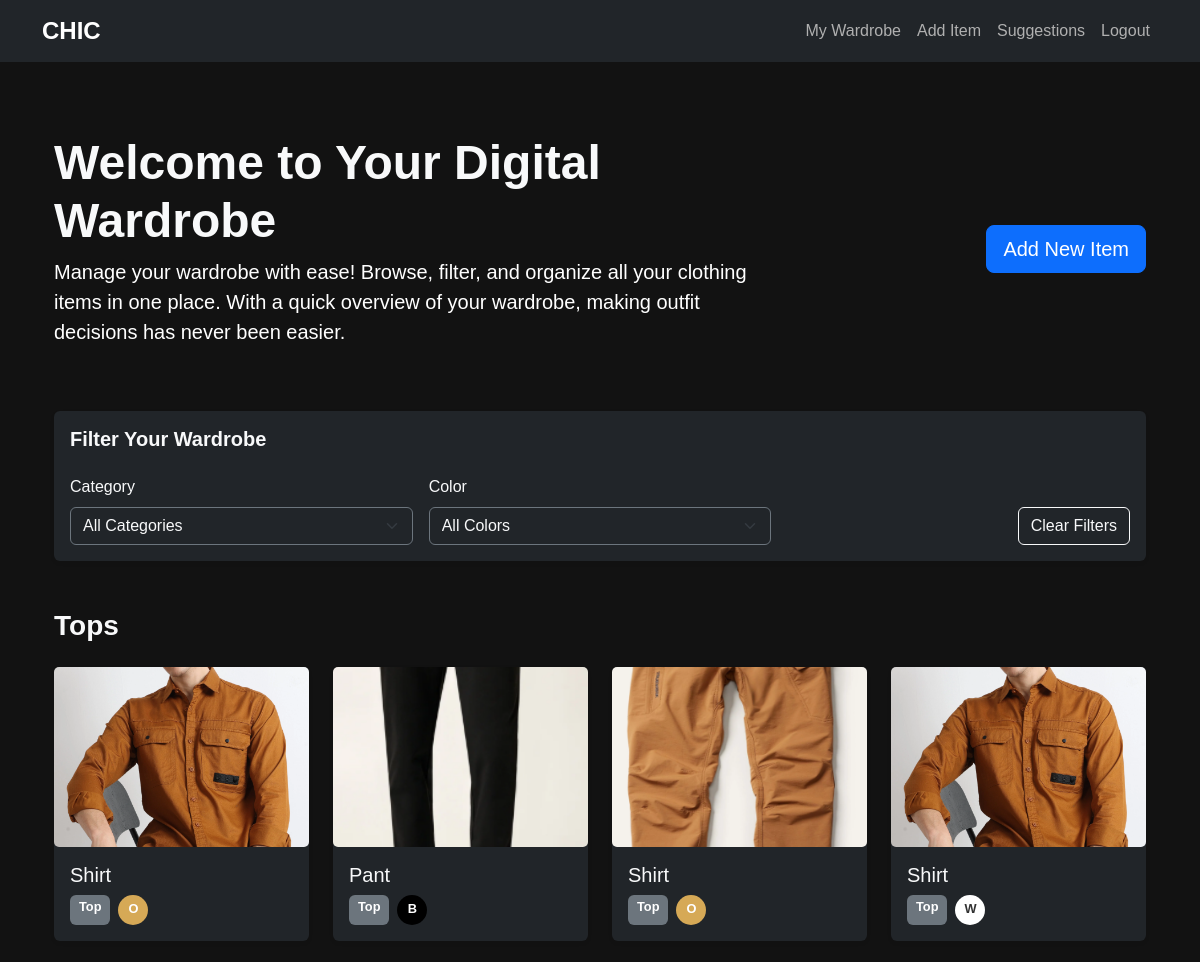
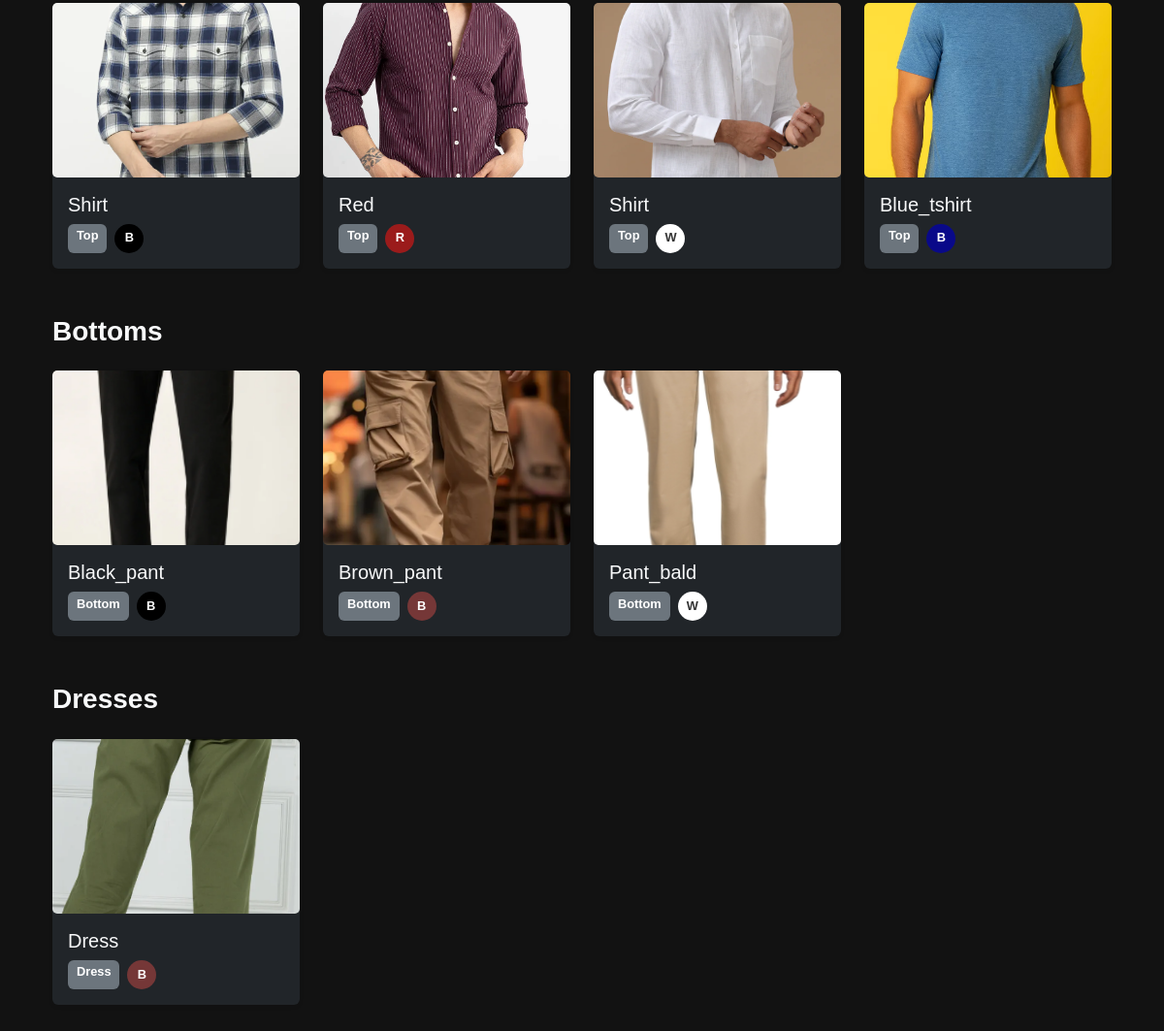
The page /wardrobe (signed in) on the database its author committed (2 pictures, top to bottom).
### simple-wardrobe-app.py (models this page shows)
class ClothingItem(db.Model):
    id = db.Column(db.Integer, primary_key=True)
    name = db.Column(db.String(100), nullable=False)
    category = db.Column(db.String(50), nullable=False)
    color = db.Column(db.String(50), nullable=False)
    image_path = db.Column(db.String(200))
    user_id = db.Column(db.Integer, db.ForeignKey('user.id'), nullable=False)

### simple-wardrobe-app.py (the view)
@app.route('/wardrobe')
@login_required
def wardrobe():
    category_filter = request.args.get('category', 'all')
    color_filter = request.args.get('color', 'all')
    query = ClothingItem.query.filter_by(user_id=current_user.id)
    if category_filter != 'all':
        query = query.filter_by(category=category_filter)
    if color_filter != 'all':
        query = query.filter_by(color=color_filter)
    items = query.all()
    categorized_items = {
        'top': [],
        'bottom': [],
        'dress': [],
        'outerwear': [],
        'shoes': [],
        'other': []
    }
    all_colors = set()
    for item in items:
        categorized_items[item.category].append(item)
        all_colors.add(item.color)
    return render_template('wardrobe.html',
                         categorized_items=categorized_items,
                         all_colors=sorted(list(all_colors)),
                         current_category=category_filter,
                         current_color=color_filter)

### simple-wardrobe-app.py (called while the page is built)
@login_manager.user_loader
def load_user(user_id):
    return User.query.get(int(user_id))

### templates/wardrobe.html (shortened to what this page needs)
{% extends "base.html" %}
{% block content %}
<div class="container-fluid py-5">
    <div class="row mb-5">
        <div class="col-lg-8">
            <h1 class="fw-bold display-5 text-light">Welcome to Your Digital Wardrobe</h1>
            <p class="lead text-white">
                Manage your wardrobe with ease! Browse, filter, and organize all your clothing items in one place.
                With a quick overview of your wardrobe, making outfit decisions has never been easier.
            </p>
        </div>
        <div class="col-lg-4 text-end align-self-center">
            <a href="{{ url_for('add_item') }}" class="btn btn-primary btn-lg">Add New Item</a>
        </div>
    </div>
    <div class="row mb-5">
        <div class="col-12">
            <div class="card border-0 shadow-sm bg-dark">
                <div class="card-body">
                    <h5 class="card-title fw-bold mb-4 text-light">Filter Your Wardrobe</h5>
                    <form action="{{ url_for('wardrobe') }}" method="get" class="row g-3 align-items-end">
                        <div class="col-md-4">
                            <label class="form-label text-light">Category</label>
                            <select name="category" class="form-select bg-dark text-light border-secondary" onchange="this.form.submit()">
                                <option value="all" {% if current_category == 'all' %}selected{% endif %}>All Categories</option>
                            </select>
                        </div>
                        <div class="col-md-4">
                            <label class="form-label text-light">Color</label>
                            <select name="color" class="form-select bg-dark text-light border-secondary" onchange="this.form.submit()">
                                <option value="all" {% if current_color == 'all' %}selected{% endif %}>All Colors</option>
                            </select>
                        </div>
                        <div class="col-md-4 text-end">
                            <a href="{{ url_for('wardrobe') }}" class="btn btn-outline-light">Clear Filters</a>
                        </div>
                    </form>
                </div>
            </div>
        </div>
    </div>
    {% set categories = [
        ('top', 'Tops'),
        ('bottom', 'Bottoms'),
        ('dress', 'Dresses'),
        ('outerwear', 'Outerwear'),
        ('shoes', 'Shoes'),
        ('other', 'Other')
    ] %}
    {% for category_id, category_name in categories %}
        {% if categorized_items[category_id] %}
            <div class="mb-5">
                <h3 class="fw-semibold text-light mb-4">{{ category_name }}</h3>
                <div class="row g-4">
                    {% for item in categorized_items[category_id] %}
                        <div class="col-6 col-md-4 col-lg-3">
                            <div class="card h-100 shadow-sm border-0 bg-dark">
                                <div class="card-img-wrapper" style="height: 180px; overflow: hidden;">
                                    <img src="{{ url_for('static', filename='uploads/' + item.image_path) }}"
                                         class="card-img-top h-100 w-100"
                                         style="object-fit: cover;"
                                         alt="{{ item.name }}">
                                </div>
                                <div class="card-body">
                                    <h5 class="card-title text-light">{{ item.name|title }}</h5>
                                    <div class="d-flex gap-2">
                                        <span class="badge bg-secondary">{{ item.category|title }}</span>
                                        <span class="badge rounded-circle"
                                              style="background-color: {{ item.color }};
                                                     filter: saturate(50%);
                                                     color: {% if item.color in ['white', 'yellow', 'beige', 'light blue', 'light green'] %}#333333{% else %}#ffffff{% endif %};
                                                     width: 30px;
                                                     height: 30px;
                                                     display: inline-flex;
                                                     align-items: center;
                                                     justify-content: center;">
                                            {{ item.color[0]|upper }}
                                        </span>
                                    </div>
                                </div>
                            </div>
                        </div>
                    {% endfor %}
                </div>
            </div>
        {% endif %}
    {% endfor %}
</div>
{% endblock %}

### templates/base.html (style rules this page uses)
body { background-color: #121212; color: #e0e0e0; font-family: Arial, sans-serif; }
.card { box-shadow: 0 2px 8px rgba(255, 255, 255, 0.1); transition: transform 0.3s; border: none; background-color: #1e1e1e; color: #e0e0e0; }
.card-img-top { height: 180px; object-fit: cover; border-radius: 5px; }

### templates/wardrobe.html (style rules this page uses)
.card { transition: transform 0.2s; box-shadow: 0 2px 6px rgba(255, 255, 255, 0.1); }
.badge { font-size: 0.8rem; padding: 0.5em 0.7em; }

### rows shown on the page
ClothingItem: image_path (picture), name "Shirt", category "Top", color "O"
ClothingItem: image_path (picture), name "Pant", category "Top", color "B"
ClothingItem: image_path (picture), name "Shirt", category "Top", color "O"
ClothingItem: image_path (picture), name "Shirt", category "Top", color "W"
ClothingItem: image_path (picture), name "Shirt", category "Top", color "B"
ClothingItem: image_path (picture), name "Red", category "Top", color "R"
ClothingItem: image_path (picture), name "Shirt", category "Top", color "W"
ClothingItem: image_path (picture), name "Blue_tshirt", category "Top", color "B"
ClothingItem: image_path (picture), name "Black_pant", category "Bottom", color "B"
ClothingItem: image_path (picture), name "Brown_pant", category "Bottom", color "B"
ClothingItem: image_path (picture), name "Pant_bald", category "Bottom", color "W"
ClothingItem: image_path (picture), name "Dress", category "Dress", color "B"

### other values the page prints
{{ category_name }} "Tops" "Bottoms" "Dresses"
